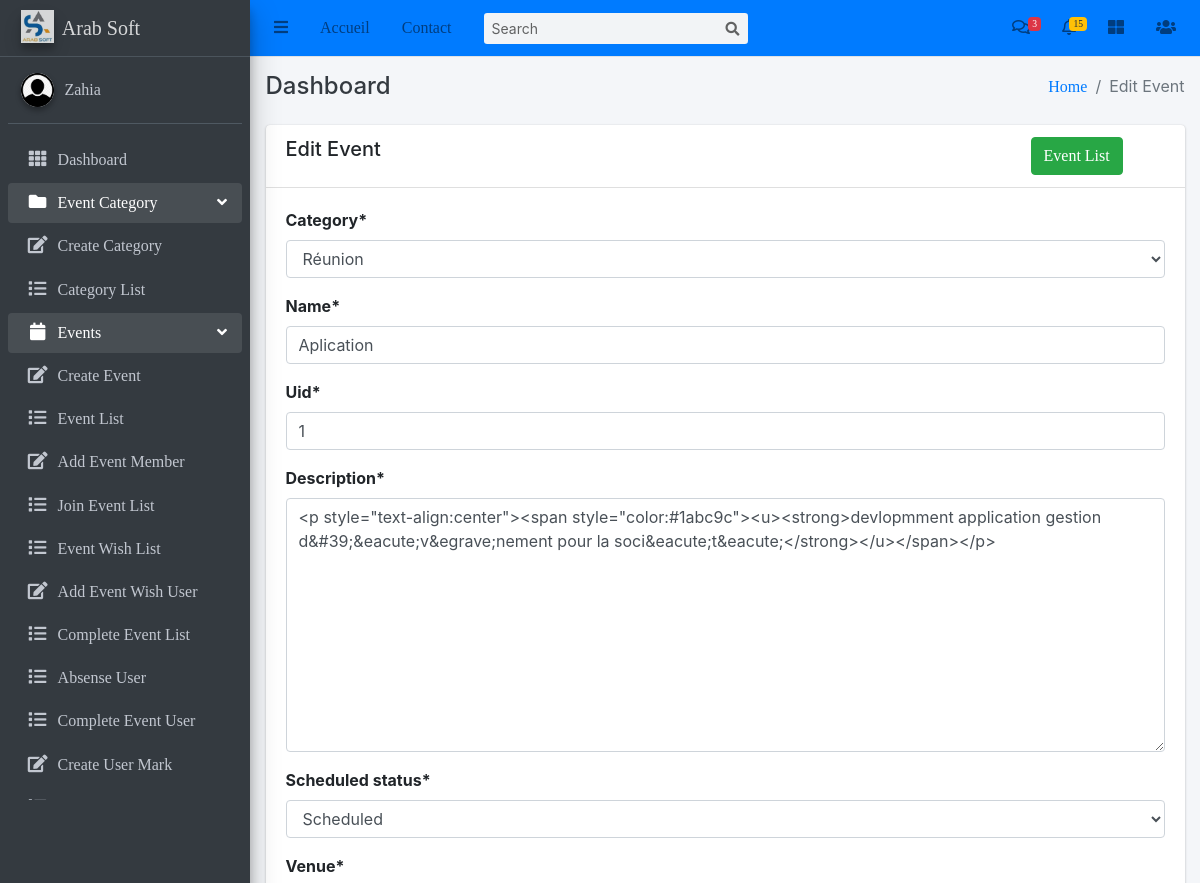
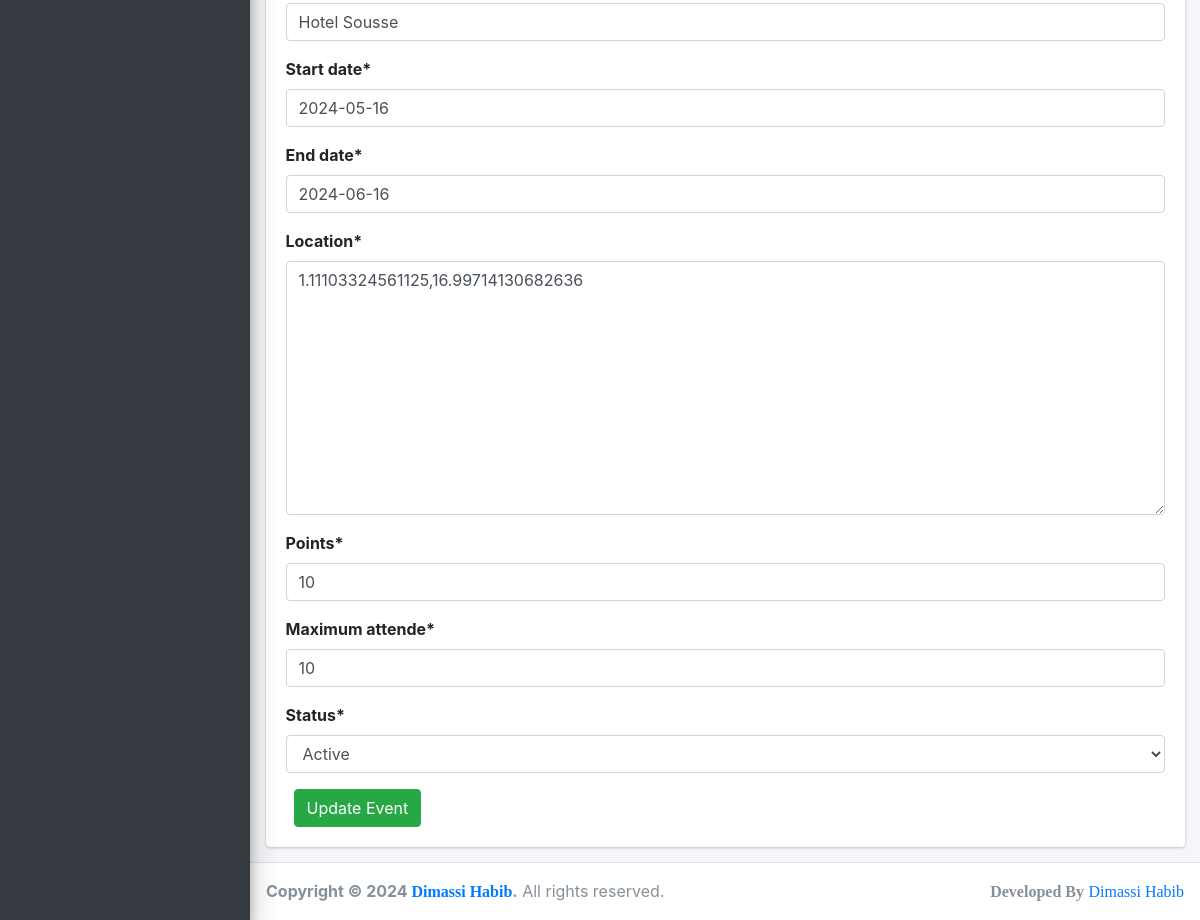
/events/event/4/edit/ (signed in), run on the app's committed database (2 pictures, top to bottom).
### events/models.py (models this page shows, shortened)
class Event(models.Model):
    category = models.ForeignKey(EventCategory, on_delete=models.CASCADE)
    name = models.CharField(max_length=255, unique=True)
    uid = models.PositiveIntegerField(unique=True)
    description = RichTextUploadingField()
    job_category = models.ForeignKey(JobCategory, on_delete=models.CASCADE)
    select_scheduled_status = (
        ('yet to scheduled', 'Yet to Scheduled'),
        ('scheduled', 'Scheduled')
    )
    scheduled_status = models.CharField(max_length=25, choices=select_scheduled_status)
    venue = models.CharField(max_length=255)
    start_date = models.DateField()
    end_date = models.DateField()
    location = LocationField()
    points = models.PositiveIntegerField()
    maximum_attende = models.PositiveIntegerField()
    created_user = models.ForeignKey('auth.User', on_delete=models.CASCADE, blank=True, null=True, related_name='event_created_user')
    updated_user = models.ForeignKey('auth.User', on_delete=models.CASCADE, blank=True, null=True, related_name='event_updated_user')
    created_date = models.DateField(auto_now_add=True)
    updated_date = models.DateField(auto_now_add=True)
    status_choice = (
        ('disabled', 'Disabled'),
        ('active', 'Active'),
        ('deleted', 'Deleted'),
        ('time out', 'Time Out'),
        ('completed', 'Completed'),
        ('cancel', 'Cancel'),
    )
    status = models.CharField(choices=status_choice, max_length=10)

class EventCategory(models.Model):
    name = models.CharField(max_length=255, unique=True)
    code = models.CharField(max_length=6, unique=True)
    image = models.ImageField(upload_to='event_category/')
    priority = models.IntegerField(unique=True)
    created_user = models.ForeignKey('auth.User', on_delete=models.CASCADE, related_name='created_user')
    updated_user = models.ForeignKey('auth.User', on_delete=models.CASCADE, related_name='updated_user')
    created_date = models.DateField(auto_now_add=True)
    updated_date = models.DateField(auto_now_add=True)
    status_choice = (
        ('disabled', 'Disabled'),
        ('active', 'Active'),
        ('deleted', 'Deleted'),
        ('blocked', 'Blocked'),
        ('completed', 'Completed'),
    )
    status = models.CharField(choices=status_choice, max_length=10)
    def __str__(self):
        return self.name

### events/views.py (the view)
# urls.py: path('event/<int:pk>/edit/', EventUpdateView.as_view(), name='event-edit'),
class EventUpdateView(LoginRequiredMixin, UpdateView):
    login_url = 'login'
    model = Event
    fields = ['category', 'name', 'uid', 'description', 'scheduled_status', 'venue', 'start_date', 'end_date', 'location', 'points', 'maximum_attende', 'status']
    template_name = 'events/edit_event.html'

### templates/events/edit_event.html (shortened to what this page needs)
{% extends 'base/base.html' %}
{% block breadcrumb %}Edit Event{% endblock breadcrumb %}
{% load crispy_forms_tags %}
{% block extrahead %}
    <link href='https://api.mapbox.com/mapbox-gl-js/v1.11.0/mapbox-gl.css' rel='stylesheet' />
    {% load mapbox_location_field_tags %}
{% endblock extrahead %}
{% block content %}
    <div class="row">
        <div class="col-md-12">
            <div class="card">
                <div class="card-header">
                    <div class="row">
                        <div class="col-md-10">
                            <h5>Edit Event</h5>
                        </div>
                        <div class="col-md-2">
                            <a class="btn btn-success" href="{% url 'event-list' %}">Event List</a>
                        </div>
                    </div>
                </div>
                <div class="card-body">
                    <form method="post" enctype="multipart/form-data">
                        {{ form|crispy  }}
                        <button class="btn btn-success ml-2" type="submit">Update Event</button>
                    </form>
                </div>
            </div>
        </div>
    </div>
{% endblock content %}

### templates/base/sidebar.html
{% load static %}
<aside class="main-sidebar sidebar-dark-primary elevation-4">
    <a href="#" class="brand-link">
      <img src="{% static 'img/logo1.png' %}" alt="Logo" class="brand-image elevation-3"
           style="opacity: .8">
          <span class="brand-text font-weight-light">Arab Soft</span>
    </a>
    <div class="sidebar">
      <div class="user-panel mt-3 pb-3 mb-3 d-flex">
        <div class="image">
          <img src="{% static 'img/user.png' %}" class="img-circle elevation-2" alt="User Image">
        </div>
        <div class="info">
          <a href="#" class="d-block">{{ user }}</a>
        </div>
      </div>
      <nav class="mt-2">
        <ul class="nav nav-pills nav-sidebar flex-column" data-widget="treeview" role="menu" data-accordion="false">
          <li class="nav-item">
            <a href="{% url 'dashboard' %}" class="nav-link">
              <i class="nav-icon fas fa-th"></i>
              <p>
                Dashboard
              </p>
            </a>
          </li>
          <li class="nav-item has-treeview menu-open">
            <a href="#" class="nav-link">
              <i class="nav-icon fas fa-folder"></i>
              <p>
                Event Category
                <i class="right fas fa-angle-left"></i>
              </p>
            </a>
            <ul class="nav nav-treeview">
              <li class="nav-item">
                <a href="{% url 'create-event-category' %}" class="nav-link">
                  <i class="far fa fa-edit nav-icon"></i>
                  <p>Create Category</p>
                </a>
              </li>
              <li class="nav-item">
                <a href="{% url 'event-category-list' %}" class="nav-link">
                  <i class="far fa fa-list nav-icon"></i>
                  <p>Category List</p>
                </a>
              </li>
            </ul>
          </li>
          <li class="nav-item has-treeview menu-open">
            <a href="#" class="nav-link">
              <i class="nav-icon fas fa-calendar"></i>
              <p>
                Events
                <i class="right fas fa-angle-left"></i>
              </p>
            </a>
            <ul class="nav nav-treeview">
              <li class="nav-item">
                <a href="{% url 'event-create' %}" class="nav-link">
                  <i class="far fa fa-edit nav-icon"></i>
                  <p>Create Event</p>
                </a>
              </li>
              <li class="nav-item">
                <a href="{% url 'event-list' %}" class="nav-link">
                  <i class="far fa fa-list nav-icon"></i>
                  <p>Event List</p>
                </a>
              </li>
              <li class="nav-item">
                <a href="{% url 'add-event-member' %}" class="nav-link">
                  <i class="far fa fa-edit nav-icon"></i>
                  <p>Add Event Member</p>
                </a>
              </li>
              <li class="nav-item">
                <a href="{% url 'join-event-list' %}" class="nav-link">
                  <i class="far fa fa-list nav-icon"></i>
                  <p>Join Event List</p>
                </a>
              </li>
              <li class="nav-item">
                <a href="{% url 'event-wish-list' %}" class="nav-link">
                  <i class="far fa fa-list nav-icon"></i>
                  <p>Event Wish List</p>
                </a>
              </li>
              <li class="nav-item">
                <a href="{% url 'add-event-wish-user' %}" class="nav-link">
                  <i class="far fa fa-edit nav-icon"></i>
                  <p>Add Event Wish User</p>
                </a>
              </li>
              <li class="nav-item">
                <a href="{% url 'complete-event' %}" class="nav-link">
                  <i class="far fa fa-list nav-icon"></i>
                  <p>Complete Event List</p>
                </a>
              </li>
              <li class="nav-item">
                <a href="{% url 'absense-user' %}" class="nav-link">
                  <i class="far fa fa-list nav-icon"></i>
                  <p>Absense User</p>
                </a>
              </li>
              <li class="nav-item">
                <a href="{% url 'complete-event-user' %}" class="nav-link">
                  <i class="far fa fa-list nav-icon"></i>
                  <p>Complete Event User</p>
                </a>
              </li>
              <li class="nav-item">
                <a href="{% url 'create-user-mark' %}" class="nav-link">
                  <i class="far fa fa-edit nav-icon"></i>
                  <p>Create User Mark</p>
                </a>
              </li>
              <li class="nav-item">
                <a href="{% url 'user-mark' %}" class="nav-link">
                  <i class="far fa fa-list nav-icon"></i>
                  <p>User Mark List</p>
                </a>
              </li>
            </ul>
          </li>
        </ul>
      </nav>
    </div>
  </aside>

### data on the page
Event: category "Réunion", uid "1", description "<p style=\"text-align:center\"><span style=\"color:#1abc9c\"><u><strong>devlopmment application gestion d&#39;&eacute;v&egrave;nement pour la soci&eacute;t&eacute;</strong></u></span></p>", scheduled_status "Scheduled", venue "Hotel Sousse", start_date "2024-05-16", end_date "2024-06-16", location "1.11103324561125,16.99714130682636", points "10", maximum_attende "10", status "Active"
EventCategory: name "Aplication"

### other printed values
{{ user }} "Zahia"
